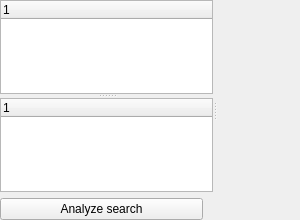
<ui version="4.0" >
 <class>SearchResultsForm</class>
 <widget class="QWidget" name="SearchResultsForm" >
  <property name="geometry" >
   <rect>
    <x>0</x>
    <y>0</y>
    <width>300</width>
    <height>220</height>
   </rect>
  </property>
  <property name="sizePolicy" >
   <sizepolicy vsizetype="Expanding" hsizetype="Expanding" >
    <horstretch>0</horstretch>
    <verstretch>0</verstretch>
   </sizepolicy>
  </property>
  <property name="minimumSize" >
   <size>
    <width>300</width>
    <height>220</height>
   </size>
  </property>
  <property name="baseSize" >
   <size>
    <width>440</width>
    <height>290</height>
   </size>
  </property>
  <property name="windowTitle" >
   <string>SearchResults</string>
  </property>
  <layout class="QVBoxLayout" >
   <property name="spacing" >
    <number>3</number>
   </property>
   <property name="leftMargin" >
    <number>0</number>
   </property>
   <property name="topMargin" >
    <number>0</number>
   </property>
   <property name="rightMargin" >
    <number>0</number>
   </property>
   <property name="bottomMargin" >
    <number>0</number>
   </property>
   <item>
    <widget class="QSplitter" name="displaySplitter" >
     <property name="minimumSize" >
      <size>
       <width>134</width>
       <height>44</height>
      </size>
     </property>
     <property name="orientation" >
      <enum>Qt::Horizontal</enum>
     </property>
     <widget class="QWidget" name="rightSideBox" >
      <layout class="QVBoxLayout" >
       <property name="leftMargin" >
        <number>0</number>
       </property>
       <property name="topMargin" >
        <number>0</number>
       </property>
       <property name="rightMargin" >
        <number>0</number>
       </property>
       <property name="bottomMargin" >
        <number>0</number>
       </property>
       <item>
        <widget class="QSplitter" name="resultSplitter" >
         <property name="orientation" >
          <enum>Qt::Vertical</enum>
         </property>
         <widget class="QTreeWidget" native="1" name="m_moduleListBox" />
         <widget class="QTreeWidget" native="1" name="m_resultListBox" />
        </widget>
       </item>
       <item>
        <layout class="QHBoxLayout" >
         <property name="leftMargin" >
          <number>0</number>
         </property>
         <property name="topMargin" >
          <number>0</number>
         </property>
         <property name="rightMargin" >
          <number>0</number>
         </property>
         <property name="bottomMargin" >
          <number>0</number>
         </property>
         <item>
          <widget class="QPushButton" name="m_analyseButton" >
           <property name="text" >
            <string>Analyze search</string>
           </property>
          </widget>
         </item>
         <item>
          <spacer>
           <property name="orientation" >
            <enum>Qt::Vertical</enum>
           </property>
           <property name="sizeType" >
            <enum>QSizePolicy::Expanding</enum>
           </property>
           <property name="sizeHint" >
            <size>
             <width>10</width>
             <height>20</height>
            </size>
           </property>
          </spacer>
         </item>
        </layout>
       </item>
      </layout>
     </widget>
     <widget class="QFrame" name="m_displayFrame" >
      <property name="sizePolicy" >
       <sizepolicy vsizetype="Expanding" hsizetype="Expanding" >
        <horstretch>0</horstretch>
        <verstretch>0</verstretch>
       </sizepolicy>
      </property>
      <property name="frameShape" >
       <enum>QFrame::NoFrame</enum>
      </property>
      <property name="frameShadow" >
       <enum>QFrame::Plain</enum>
      </property>
     </widget>
    </widget>
   </item>
  </layout>
 </widget>
 <layoutdefault spacing="6" margin="11" />
 <resources/>
 <connections/>
</ui>
